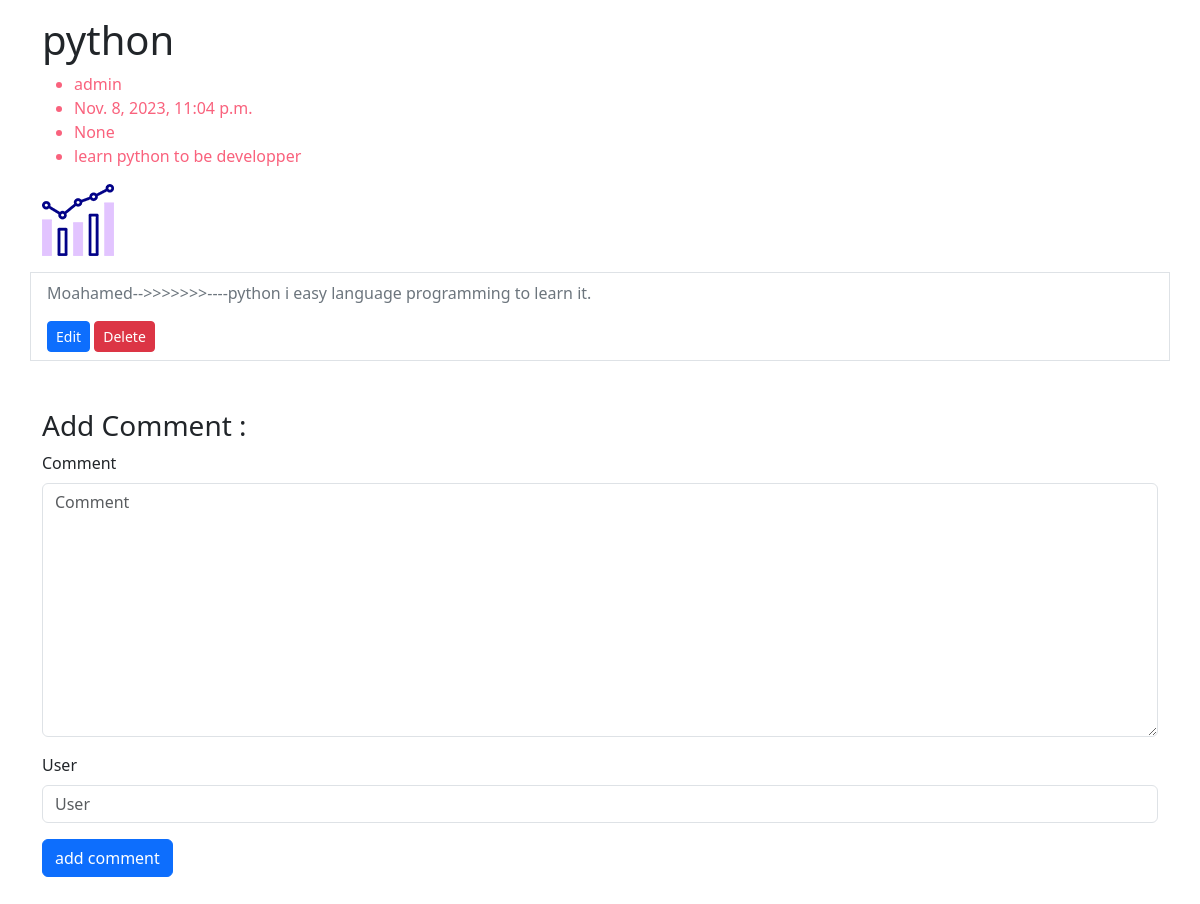
The page /posts/1 on the database as committed earlier.
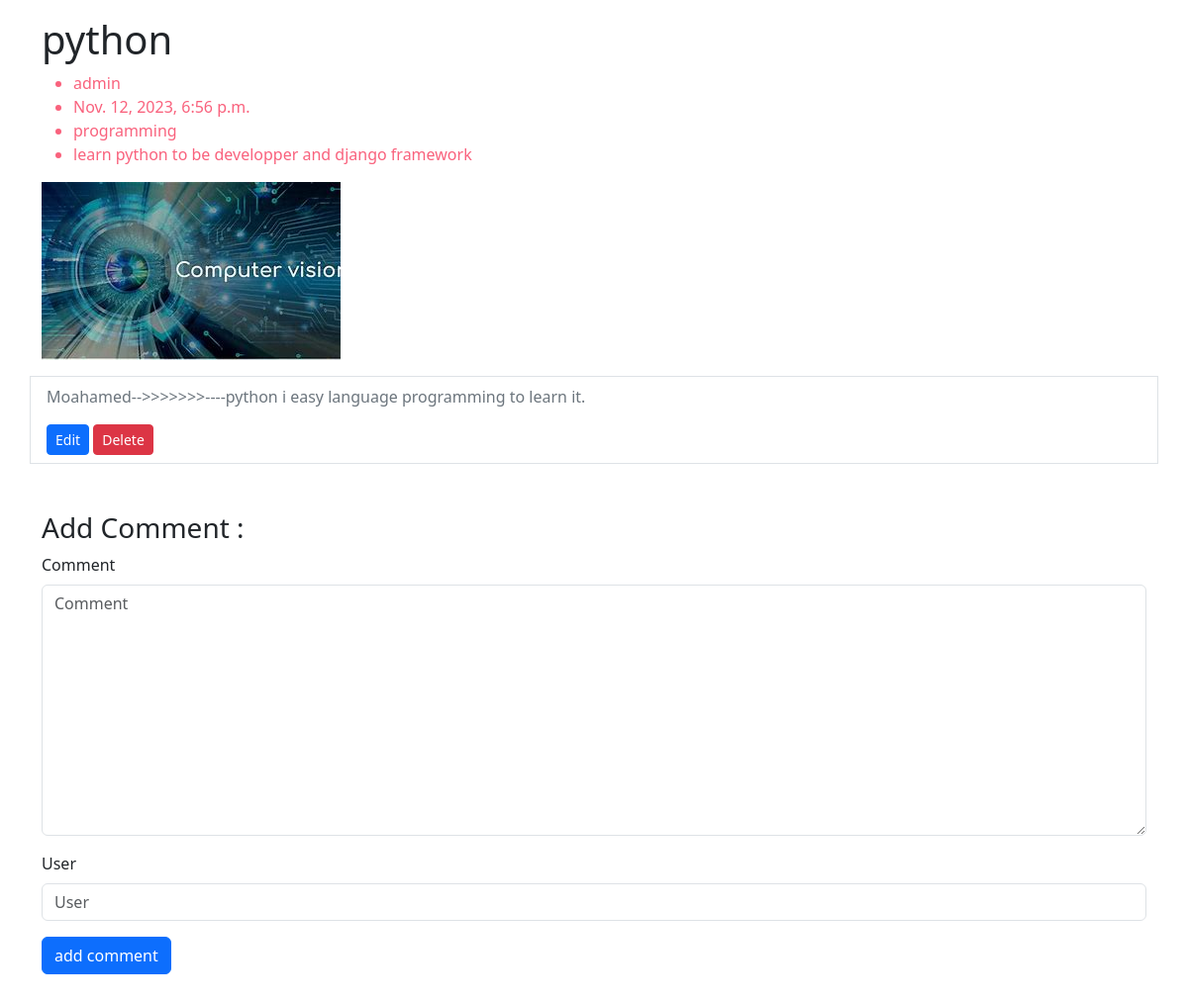
The same page on the database as committed later.
### posts/models.py (models this page shows, shortened)
class Post(models.Model):
    author =models.ForeignKey(User, related_name='post_author'  ,  on_delete=models.CASCADE)
    title = models.CharField( max_length=50)
    content=models.TextField(max_length=20000)
    draft =models.BooleanField(default=True)
    public_date_time = models.DateTimeField(auto_now_add=True)
    image = models.ImageField(upload_to='post')
    tags = TaggableManager()
    category = models.ForeignKey("Category", related_name="post_category", on_delete=models.CASCADE,null=True)

class Category(models.Model):
    name =models.CharField(max_length=50)
    def __str__(self):
        return self.name

### posts/views.py (the view)
# urls.py: path('posts/<int:pk>',post_detail,name='post-detail'),
def post_detail(request ,pk):
    post_data =Post.objects.get(id =pk)
    comments = Comment.objects.filter(post =post_data)
    if request.method =='POST' :
        form =CommentForm(request.POST)
        if form.is_valid():
            myform =  form.save(commit=False)
            myform.post =post_data
            myform.save()
            return redirect(f'/posts/{pk}')
    else:
        form =CommentForm()
    context = {'post' :post_data,
               'comments':comments,
                'form':form,
               }
    return render(request ,'posts/post_detail.html' ,context)

### posts/forms.py
class CommentForm(forms.ModelForm):
    class Meta:
        model =Comment
        fields =['comment' ,'user']

### posts/models.py (called while the page is built)
    def __str__(self):
        return self.user

### posts/templates/posts/post_detail.html (shortened to what this page needs)
{% load django_bootstrap5 %}
<!doctype html>
<html lang="en">
  <head>
    <link href="https://cdn.jsdelivr.net/npm/bootstrap@5.3.2/dist/css/bootstrap.min.css" rel="stylesheet">
  </head>
  <body>
    <div class="container my-3">
        <h1>{{post.title}}</h1>
        <ul style ='color: #F9627D;' >
            <li>{{post.author}}</li>
            <li>{{post.public_date_time}}</li>
            <li>{{post.category}}</li>
            <li>{{post.content |safe}}</li>
        </ul>
        <img src="{{post.image.url}}" alt=""class='img-fluid'>
</div>
<div class="container">
    <ul class="list-group  ">
        {% for comment in comments %}
            <div class="row">
                <li class="list-group-item col-12">
                    <div class="col-8">
                        <p class="text-secondary"> {{comment}}-->>>>>>>----{{comment.comment}}</p>
                    </div>
                    <div class="col-6">
                        <a href="{% url 'comment-edit' post.id comment.id %}"  class="btn btn-primary btn-sm">Edit</a>
                        <a href="{% url 'comment-delete' post.id comment.id %}"  class="btn btn-danger btn-sm">Delete</a>
                    </div>
                   {% empty %}
                    <div class="col-lg-12">
                        <li >No comment to show  </li>
                    </div>
                </li>
            </div>
        {% endfor %}
    </ul>
</div>
<div class ='container my-5'>
    <div class="row">
        <h3>Add Comment : </h3>
        <form method="post" class="form">
            {% bootstrap_form form %}
            {% bootstrap_button button_type="submit" content="add comment" %}
        </form>
    </div>
</div>
  </body>
</html>

Rows that differ between the two databases and show on the page:
changed Post "python": public_date_time "Nov. 8, 2023, 11:04 p.m." → "Nov. 12, 2023, 6:56 p.m."; category "None" → "programming"; content "learn python to be developper" → "learn python to be developper and django framework"; image: a different picture
